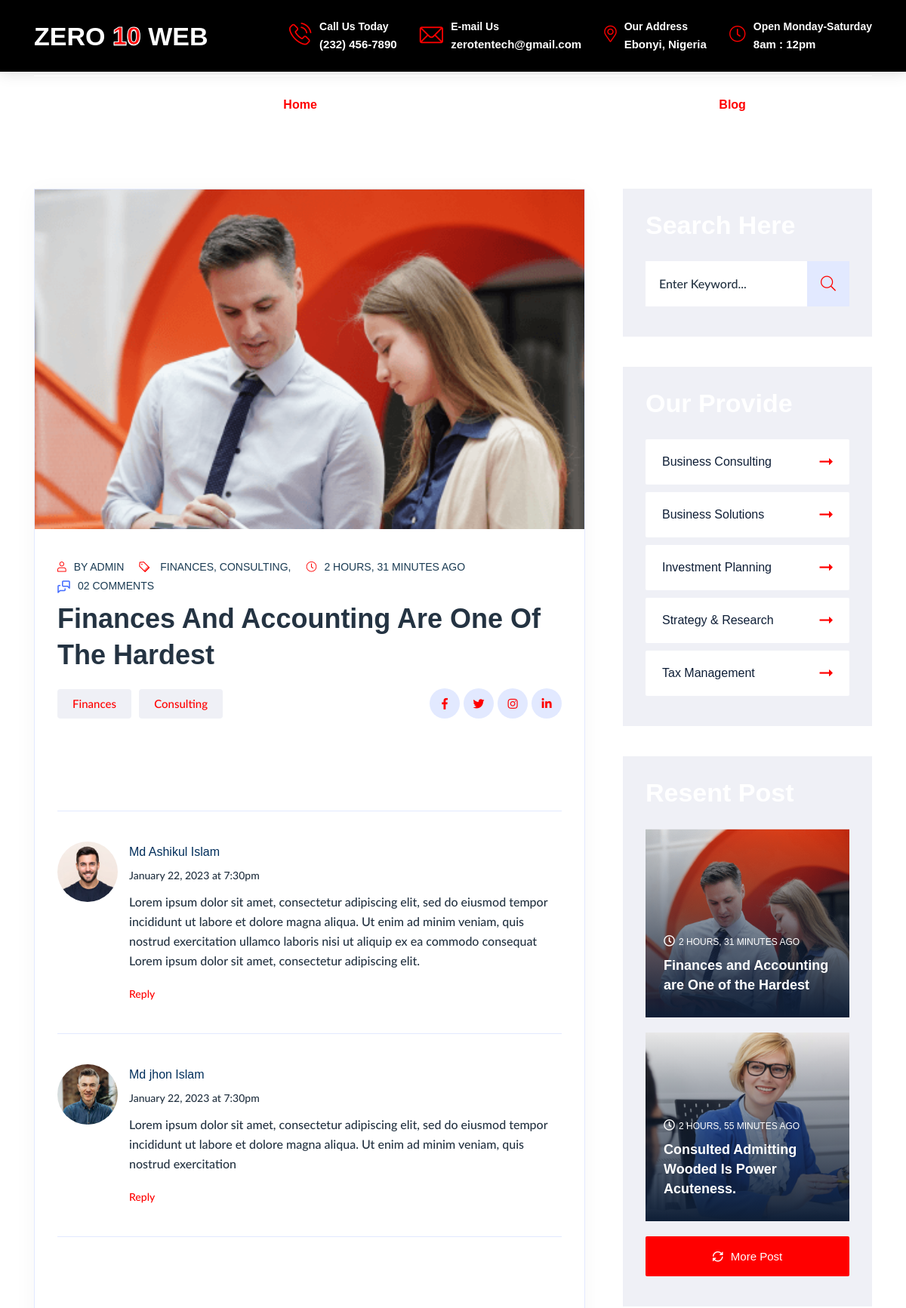
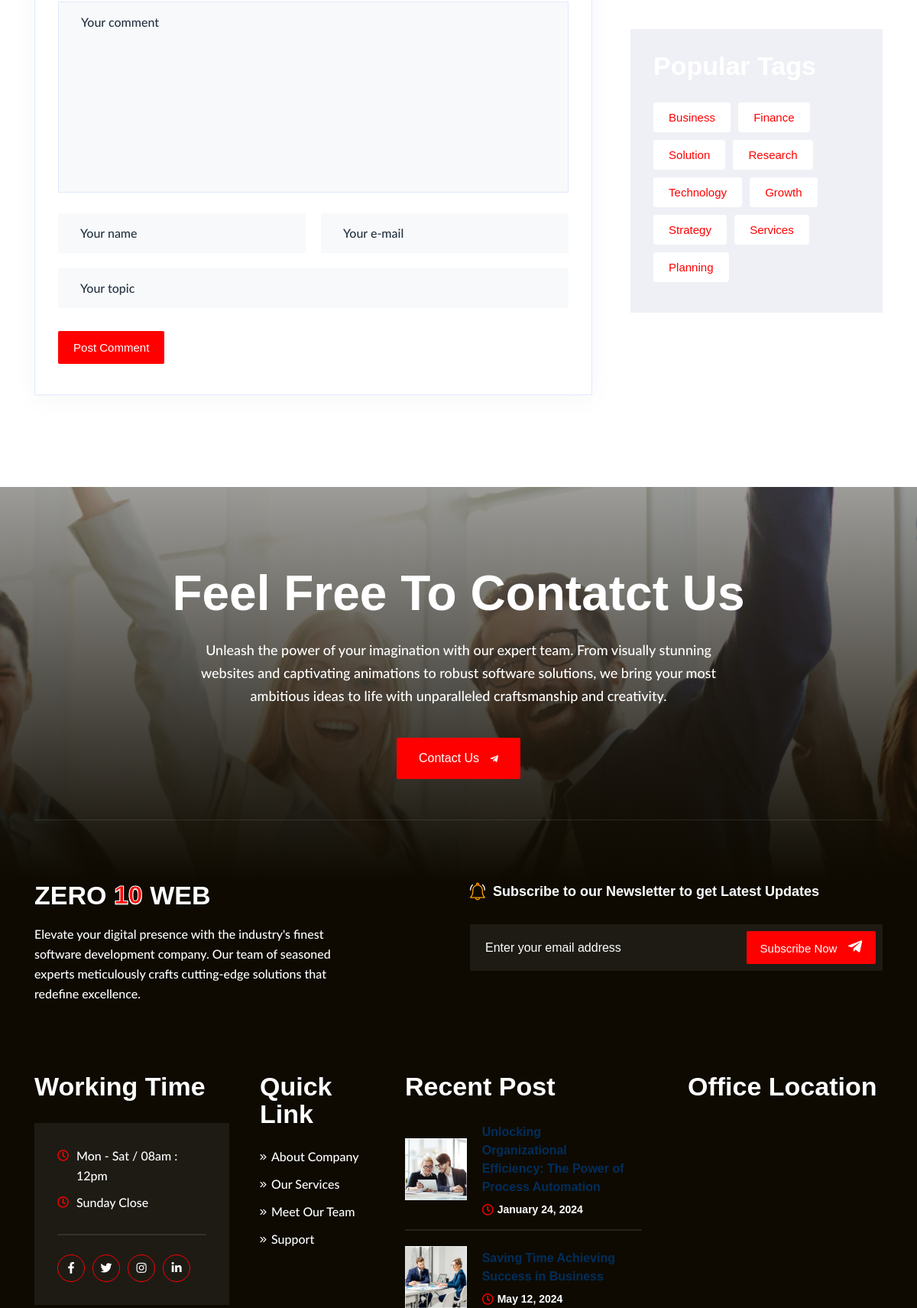
Page /blog/2 (upper part) on the committed database (2 pictures, top to bottom).
### blog/models.py (models this page shows, shortened)
class Post(AbstractTimeStampModel):
    image = models.ImageField(_("Image"), upload_to="blog/posts")
    title = models.CharField(_("Title"), max_length=60)
    content = tinymce_models.HTMLField(_("Content"))
    tags = models.ManyToManyField(PostTag, verbose_name="Post Tags")
    def get_absolute_url(self):
        return reverse("blog:detail", kwargs={"id": self.pk})

class PostTag(AbstractTimeStampModel):
    name = models.CharField(_("Tag Name"), max_length=20)
    def __str__(self):
        return self.name

### blog/views.py (the view)
# urls.py: path('<str:id>', views.blog_detail, name="detail")
def blog_detail(request, id):
    post = models.Post.objects.get(id=id)
    recent_posts = models.Post.objects.order_by("-created_at")
    context = {
        "recent_posts": recent_posts,
        "post": post
    }
    return render(request, 'blog/blog-detail.html', context)

### templates/blog/blog-detail.html (shortened to what this page needs)
{% extends 'base.html' %}
{% load static %}
{% block content %}
    <br>
    <br>
    <br>
    <br>
    <br>
    <section class="blog pb-xs-80 pt-xs-80 pt-sm-100 pb-sm-100 pt-md-100 pb-md-100 pt-120 pb-120 overflow-hidden">
        <div class="container">
            <div class="row" data-sticky_parent>
                <div class="col-xl-8" data-sticky_column>
                    <div class="blog-item blog-standard blog-post-details">
                        <div class="blog-featured-thumb mb-xs-30 mb-sm-30 mb-md-35 mb-lg-40 mb-40">
                            <div class="media overflow-hidden">
                                <img src="{{post.image.url}}" class="img-fluid" alt="">
                            </div>
                        </div>
                        <div class="content pr-sm-25 pr-xs-15 pl-xs-15 pl-sm-25 pr-xs-15 pr-30 pl-30 pb-xs-25 pb-sm-30 pb-40">
                            <div class="post-meta mb-10">
                                <a href="blog-details.html"><i class="icon-user"></i>By Admin</a>
                                <a href="blog-details.html"><i class="icon-category"></i>{% for tag in post.tags.all %} {{tag}}, {% endfor %}</a>
                                <a href="blog-details.html"><i class="fal fa-clock"></i>{{post.created_at | timesince }} ago</a>
                                <a href="blog-details.html"><img src="assets/img/icon/messages-1.svg" alt="">02 Comments</a>
                            </div>
                            <h3>{{post.title}}</h3>
                            <div class="tag-share_wrapper d-flex align-center justify-content-between flex-wrap mb-sm-40 mb-xs-30 mb-60">
                                <div class="tags">
                                    <ul>
                                        {% for tag in post.tags.all %} <li><a href="#">{{tag}}</a></li> {% endfor %}
                                    </ul>
                                </div>
                                <div class="social-profile">
                                    <ul>
                                        <li><a href="#"><i class="fab fa-facebook-f"></i></a></li>
                                        <li><a href="#"><i class="fab fa-twitter"></i></a></li>
                                        <li><a href="#"><i class="fab fa-instagram"></i></a></li>
                                        <li><a href="#"><i class="fab fa-linkedin-in"></i></a></li>
                                    </ul>
                                </div>
                            </div>
                            <div class="comments-section-wrap overflow-hidden">
                                <h4>02 <span>Comments</span></h4>
                                <ul class="comments-item-list">
                                    <li>
                                        <div class="author-img">
                                            <img src="assets/img/blog-details/auhor-1.jpg" alt="">
                                        </div>
                                        <div class="author-info-comment">
                                            <div class="info mb-10">
                                                <h5><a href="#">Md Ashikul Islam</a></h5>
                                                <span>January 22, 2023 at 7:30pm</span>
                                            </div>
                                            <div class="comment-text">
                                                <p>Lorem ipsum dolor sit amet, consectetur adipiscing elit, sed do eiusmod tempor incididunt ut labore et dolore magna aliqua. Ut enim ad minim veniam, quis nostrud exercitation ullamco laboris nisi ut aliquip ex ea commodo consequat Lorem ipsum dolor sit amet, consectetur adipiscing elit.</p>
                                                <a href="#">Reply</a>
                                            </div>
                                        </div>
                                    </li>
                                    <li>
                                        <div class="author-img">
                                            <img src="assets/img/blog-details/auhor-2.jpg" alt="">
                                        </div>
                                        <div class="author-info-comment">
                                            <div class="info mb-10">
                                                <h5><a href="#">Md jhon Islam</a></h5>
                                                <span>January 22, 2023 at 7:30pm</span>
                                            </div>
                                            <div class="comment-text">
                                                <p>Lorem ipsum dolor sit amet, consectetur adipiscing elit, sed do eiusmod tempor incididunt ut labore et dolore magna aliqua. Ut enim ad minim veniam, quis nostrud exercitation</p>
                                                <a href="#">Reply</a>
                                            </div>
                                        </div>
                                    </li>
                                </ul>
                            </div>
                            <div class="comment-form-wrap">
                                <h4>Leave a Reply</h4>
                                <form action="#" class="comment-form">
                                    <div class="single-form-input">
                                        <textarea placeholder="Your comment"></textarea>
                                    </div>
                                    <div class="input__wrapper w-100 d-flex flex-column flex-sm-row">
                                        <div class="single-form-input">
                                            <input type="text" placeholder="Your name">
                                        </div>
                                        <div class="single-form-input">
                                            <input type="email" placeholder="Your e-mail">
                                        </div>
                                    </div>
                                    <div class="single-form-input">
                                        <input type="text" placeholder="Your topic">
                                    </div>
                                    <button class="theme-btn submit-btn" type="submit">Post Comment</button>
                                </form>
                            </div>
                        </div>
                    </div>
                </div>
                <div class="col-xl-4">
                    <div class="main-sidebar" data-sticky_column>
                        <div class="single-sidebar-widget mb-40 pt-30 pr-30 pb-40 pl-30 pl-xs-20 pr-xs-20">
                            <h4 class="wid-title mb-30 mb-xs-20 color-d_black text-capitalize">Search Here</h4>
                            <div class="search_widget">
                                <form action="#">
                                    <input type="text" placeholder="Enter Keyword...">
                                    <button type="submit"><i class="fal fa-search"></i></button>
                                </form>
                            </div>
                        </div>
                        <div class="single-sidebar-widget mb-40 pt-30 pr-30 pb-40 pl-30 pl-xs-20 pr-xs-20">
                            <h4 class="wid-title mb-30 mb-xs-20 color-d_black text-capitalize">Our provide</h4>
                            <div class="widget_categories">
                                <ul>
                                    <li><a href="#">Business Consulting <i class="fas fa-long-arrow-alt-right"></i></a></li>
                                    <li><a href="#">Business Solutions <i class="fas fa-long-arrow-alt-right"></i></a></li>
                                    <li><a href="#">Investment Planning <i class="fas fa-long-arrow-alt-right"></i></a></li>
                                    <li><a href="#">Strategy & Research <i class="fas fa-long-arrow-alt-right"></i></a></li>
                                    <li><a href="#">Tax Management <i class="fas fa-long-arrow-alt-right"></i></a></li>
                                </ul>
                            </div>
                        </div>
                        <div class="single-sidebar-widget mb-40 pt-30 pr-30 pb-40 pl-30 pl-xs-20 pr-xs-20">
                            <h4 class="wid-title mb-30 mb-xs-20 color-d_black text-capitalize">Resent Post</h4>
                            <div class="resent-posts">
                                {% for post in recent_posts %}
                                <div class="single-post-item mb-20">
                                    <div class="thumb overflow-hidden">
                                        <img src="{{post.image.url}}" class="img-fluid" alt="">
                                    </div>
                                    <div class="post-content">
                                        <a href="blog-details.html" class="post-date d-block mb-10 text-uppercase">
                                            <i class="far fa-clock"></i>{{post.created_at|timesince}} ago
                                        </a>
                                        <h6><a href="{{post.get_absolute_url}}">{{post.title}}</a></h6>
                                    </div>
                                </div>
                                {% endfor %}
                                <a href="blog.html" class="theme-btn d-block"><i class="far fa-sync-alt"></i>More Post</a>
                            </div>
                        </div>
                        <div class="single-sidebar-widget widget__tags mb-40 pt-30 pr-30 pb-40 pl-30 pl-xs-20 pr-xs-20">
                            <h4 class="wid-title mb-30 mb-xs-20 color-d_black text-capitalize">Popular Tags</h4>
                            <div class="tags">
                                <ul>
                                    <li><a href="#">Business</a></li>
                                    <li><a href="#">Finance</a></li>
                                    <li><a href="#">Solution</a></li>
                                    <li><a href="#">Research</a></li>
                                    <li><a href="#">Technology</a></li>
                                    <li><a href="#">Growth</a></li>
                                    <li><a href="#">Strategy</a></li>
                                    <li><a href="#">Services</a></li>
                                    <li><a href="#">Planning</a></li>
                                </ul>
                            </div>
                        </div>
                    </div>
                </div>
            </div>
        </div>
    </section>
{% endblock content %}

### rows in the picture
Post: image (picture), created_at "2 HOURS, 31 MINUTES", title "Finances And Accounting Are One Of The Hardest", title "Finances and Accounting are One of the Hardest"
PostTag: name "FINANCES", name "Finances"
PostTag: name "CONSULTING", name "Consulting"
Post: image (picture), created_at "2 HOURS, 55 MINUTES", title "Consulted Admitting Wooded Is Power Acuteness."
